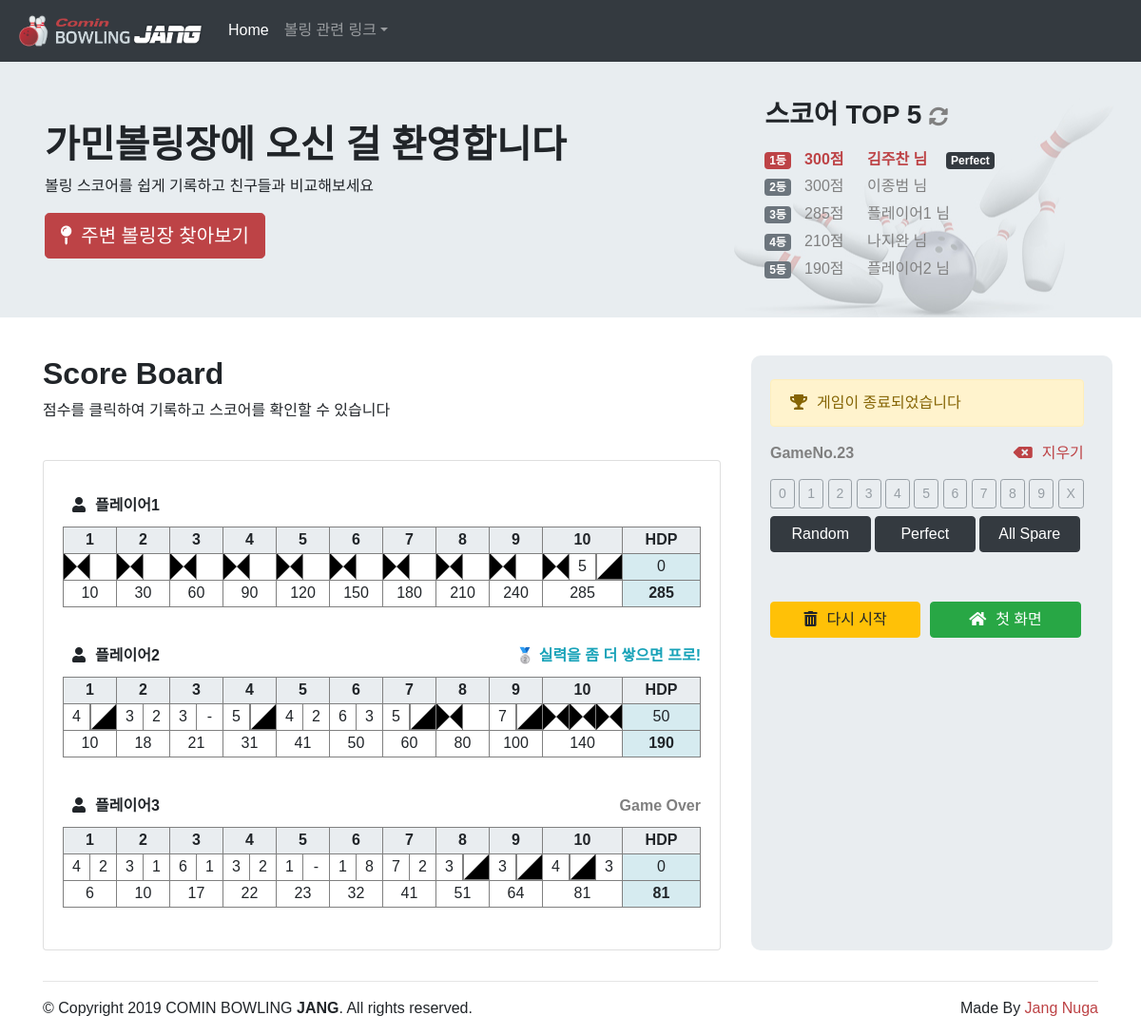
Page /play.php?gseq=23 on the committed database.
### tables this page shows
CREATE TABLE `NGJANG_SAVEDGAME` (
  `seq` int(11) NOT NULL,
  `gseq` int(11) DEFAULT NULL,
  `playerName` varchar(50) DEFAULT NULL,
  `ball_1_1` int(11) DEFAULT NULL,
  `ball_1_2` int(11) DEFAULT NULL,
  `ball_2_1` int(11) DEFAULT NULL,
  `ball_2_2` int(11) DEFAULT NULL,
  `ball_3_1` int(11) DEFAULT NULL,
  `ball_3_2` int(11) DEFAULT NULL,
  `ball_4_1` int(11) DEFAULT NULL,
  `ball_4_2` int(11) DEFAULT NULL,
  `ball_5_1` int(11) DEFAULT NULL,
  `ball_5_2` int(11) DEFAULT NULL,
  `ball_6_1` int(11) DEFAULT NULL,
  `ball_6_2` int(11) DEFAULT NULL,
  `ball_7_1` int(11) DEFAULT NULL,
  `ball_7_2` int(11) DEFAULT NULL,
  `ball_8_1` int(11) DEFAULT NULL,
  `ball_8_2` int(11) DEFAULT NULL,
  `ball_9_1` int(11) DEFAULT NULL,
  `ball_9_2` int(11) DEFAULT NULL,
  `ball_10_1` int(11) DEFAULT NULL,
  `ball_10_2` int(11) DEFAULT NULL,
  `ball_10_3` int(11) DEFAULT NULL,
  `score` int(11) DEFAULT NULL,
  `hdp` int(11) DEFAULT 0,
  `total` int(11) DEFAULT NULL,
  PRIMARY KEY (`seq`)
);

### pj/playing/setPlaying.php (called while the page is built, shortened)
<?php
    require "./pj/score/calcScore.php";
    $gseq = $_GET['gseq'];
    $sql = "select MIN(seq) as startSeq, MAX(seq) as endSeq from NGJANG_SAVEDGAME WHERE gseq=".$gseq;
    $result = mysqli_query($dbConn, $sql);
    $row = mysqli_fetch_array($result);
    $startSeq = $row['startSeq'];
    $sql = "SELECT S.*, M.* FROM NGJANG_SAVEDGAME AS S LEFT OUTER JOIN NGJANG_MASTER AS M ON S.gseq=M.seq
                WHERE S.gseq=".$gseq." ORDER BY S.seq ASC";
    $result = mysqli_query($dbConn, $sql);
    $row = mysqli_fetch_array($result);
    $userNumber = $row['userNumber'];
    list($pNum, $fNum, $bNum) = explode("_",$row['pinstatus']);
?>

### pj/playing/updateScore.php (called while the page is built, shortened)
<?php
    $s = new calcScore;
    $s->roll($row['ball_1_1']);
    if($row['ball_1_1'] != STRIKE_PIN) { $s->roll($row['ball_1_2']); }
    $s->roll($row['ball_2_1']);
    if($row['ball_2_1'] != STRIKE_PIN) { $s->roll($row['ball_2_2']); }
    $s->roll($row['ball_3_1']);
    if($row['ball_3_1'] != STRIKE_PIN) { $s->roll($row['ball_3_2']); }
    $s->roll($row['ball_4_1']);
    if($row['ball_4_1'] != STRIKE_PIN) { $s->roll($row['ball_4_2']); }
    $s->roll($row['ball_5_1']);
    if($row['ball_5_1'] != STRIKE_PIN) { $s->roll($row['ball_5_2']); }
    $s->roll($row['ball_6_1']);
    if($row['ball_6_1'] != STRIKE_PIN) { $s->roll($row['ball_6_2']); }
    $s->roll($row['ball_7_1']);
    if($row['ball_7_1'] != STRIKE_PIN) { $s->roll($row['ball_7_2']); }
    $s->roll($row['ball_8_1']);
    if($row['ball_8_1'] != STRIKE_PIN) { $s->roll($row['ball_8_2']); }
    $s->roll($row['ball_9_1']);
    if($row['ball_9_1'] != STRIKE_PIN) { $s->roll($row['ball_9_2']); }
    $s->roll($row['ball_10_1']);
    $s->roll($row['ball_10_2']);
    $s->roll($row['ball_10_3']);
    $frame10 = $s->score();
    $total = $frame10 + $row['hdp'];
?>

### pj/score/calcScore.php (called while the page is built, shortened)
<?php
 class calcScore {
    public $rolls = array();
    public function roll($pins) {
        $this->rolls[] = $pins;
    }
    public function score() {
        $score = 0;
        $ballNum = 0;
        for ($frame = 0; $frame < self::MAX_FRAME; $frame++) {
            if ($this->isStrike($ballNum)) {
                $score += self::MAX_PIN + $this->rolls[$ballNum + 1] + $this->rolls[$ballNum + 2];;
                $ballNum++;
            }
            else if ($this->isSpare($ballNum)) {
                $score += self::MAX_PIN + $this->rolls[$ballNum + 2];;
                $ballNum += 2;
            }
            else {
                $score += $this->rolls[$ballNum] + $this->rolls[$ballNum + 1];
                $ballNum += 2;
            }
        }
        return $score;
    }
     private function isStrike($ballNum) {
         return $this->rolls[$ballNum] == self::MAX_PIN;
     }
     private function isSpare($ballNum) {
         return $this->rolls[$ballNum] + $this->rolls[$ballNum+1] == self::MAX_PIN;
     }
}

### pj/playing/printTable.php (the view, shortened to what this page needs)
<table class="table-score" border="1" width="100%">
    <tbody>
    <tr>
        <?php for($i = 1; $i < MAX_FRAME; $i++) { ?>
            <th colspan="2"><?= $i ?></th>
        <?php } ?>
        <th colspan="3">10</th>
        <th colspan="2">HDP</th>
    </tr>
    <tr>
        <?php
        $tableFrameNum = 0;
        for ($tablePinNum = 1; $tablePinNum < 22; $tablePinNum++) {
            if ($tablePinNum % 2 == 1) {
                $tableFrameNum = intval($tablePinNum / 2) + 1;
                $tableBallNum = $tablePinNum % 2;
            }
            else {
                $tableFrameNum = intval($tablePinNum / 2);
                $tableBallNum = $tablePinNum % 2 + 2;
            }
            if ($tablePinNum != 21) {
                if ($tableBallNum == 1 && $row['ball_' . $tableFrameNum . '_' . $tableBallNum] == STRIKE_PIN)
                    echo "<td id = 'p" . $thisPlayerNum . "b" . $tableFrameNum . '_' . $tableBallNum . "' class = 'strike'></td>";
                else if ($tableFrameNum == 10 && $row['ball_' . $tableFrameNum . '_' . $tableBallNum] == STRIKE_PIN)
                    echo "<td id = 'p" . $thisPlayerNum . "b" . $tableFrameNum . '_' . $tableBallNum . "' class = 'strike'></td>";
                else if ($row['ball_' . $tableFrameNum . '_1'] != STRIKE_PIN && $tableBallNum == 2 && $row['ball_' . $tableFrameNum . '_1'] + $row['ball_' . $tableFrameNum . '_2'] == SPARE_PIN)
                    echo "<td id = 'p" . $thisPlayerNum . "b" . $tableFrameNum . '_' . $tableBallNum . "' class = 'spare'></td>";
                else if ($row['ball_' . $tableFrameNum . '_1'] != STRIKE_PIN && $row['ball_' . $tableFrameNum . '_' . $tableBallNum] == '0')
                    echo "<td id = 'p" . $thisPlayerNum . "b" . $tableFrameNum . '_' . $tableBallNum . "' class = 'reset'>-</td>";
                else if ($row['ball_' . $tableFrameNum . '_' . $tableBallNum] == NULL)
                    echo "<td id = 'p" . $thisPlayerNum . "b" . $tableFrameNum . '_' . $tableBallNum . "' class = 'reset'></td>";
                else
                    echo "<td id = 'p" . $thisPlayerNum . "b" . $tableFrameNum . '_' . $tableBallNum . "' class = 'reset'>" . $row['ball_' . $tableFrameNum . '_' . $tableBallNum] . "</td>";
            }
            else {
                if ($row['ball_10_3'] == STRIKE_PIN)
                    echo "<td id = 'p".$thisPlayerNum."b10_3' class = 'strike'></td>";
                else if($row['ball_10_2'] != 10 && $row['ball_10_1'] + $row['ball_10_2'] != 10 && $row['ball_10_2']+$row['ball_10_3'] == 10)
                    echo "<td id = 'p".$thisPlayerNum."b10_3' class = 'spare'></td>";
                else if($row['ball_10_1']+$row['ball_10_2'] > 10 && $row['ball_10_3'] == '0')
                    echo "<td id = 'p".$thisPlayerNum."b10_3' class = 'reset'>-</td>";
                else if($row['ball_10_3'] == NULL)
                    echo "<td id = 'p".$thisPlayerNum."b10_3' class = 'reset'></td>";
                else
                    echo"<td id = 'p".$thisPlayerNum."b10_3' class = 'reset'>".$row['ball_10_3']."</td>";
            }
        }
        ?>
        <td colspan="2" bgcolor="#D6EBF0"><div id="hdp"><?php echo $row['hdp']?></div></td>
    </tr>
    <tr>
        <?php for($i = 1; $i < MAX_FRAME; $i++) { ?>
            <td id="p<?=$thisPlayerNum?>f<?=$i?>" class="" colspan="2">
                    <span id="player0_<?=${"frame".$i}?>">
                        <?php if($pNum > $thisPlayerNum && $fNum == $i)
                            echo ${"frame".$i};
                        else if($fNum > $i)
                            echo ${"frame".$i};
                        else {};?>
                    </span>
            </td>
        <?php }?>
        <td id="p<?=$thisPlayerNum?>f10" colspan="3">
                <span id="player0_frame10">
                    <?php if($pNum > $thisPlayerNum && $fNum == 10)
                        echo $frame10;
                    else if($fNum > 10)
                        echo $frame10;
                    else {};?>
                </span>
        </td>
        <td colspan="2" bgcolor="#D6EBF0"><b>
                <span id="score">
                    <?php if($total > 300)
                    echo $total?>
                </span></b>
        </td>
    </tr>
    </tbody>
</table><br>

### pj/list/listRanking.php (shortened to what this page needs)
<?php
$sql = "SELECT S.score, S.hdp, S.total, S.playerName, M.seq FROM NGJANG_SAVEDGAME AS S LEFT OUTER JOIN NGJANG_MASTER AS M ON S.gseq=M.seq ORDER BY S.total DESC, S.hdp ASC, M.endDate DESC LIMIT 1";
$result = mysqli_query($dbConn, $sql);
$row = mysqli_fetch_array($result);
    $playerName = $row['playerName'];
    $score = $row['score'];
    $total = $row['total'];
    $gseq = $row['seq'];
    $url = "./play.php?gseq=".$gseq;
    $perfect = "";
    if($score == 300)
        $perfect = "<span class=\"badge badge-dark\" style='margin-left: 20px;'>Perfect</span>";
    $listRanking = "<li class=\"blinking\" style='list-style: none; line-height: 1.8em;'> <span class=\"badge badge-primary\" style='margin-right: 10px;'>1등</span>
    <a href='".$url."' style='text-decoration: none;'><b>"."$total"."점 <span style='margin-left: 20px;'data-toggle=\"tooltip\" data-placement=\"right\" data-original-title=\"GameNo.".$gseq."\">".$playerName." 님</b></span></a>".$perfect."</li>";
$sql = "SELECT S.score, S.hdp, S.total, S.playerName, M.seq FROM NGJANG_SAVEDGAME AS S LEFT OUTER JOIN NGJANG_MASTER AS M ON S.gseq=M.seq ORDER BY S.total DESC, S.hdp ASC, M.endDate DESC LIMIT 5";
$result = mysqli_query($dbConn, $sql);
$rank = 2;
    while ($row = mysqli_fetch_array($result)) {
        $playerName = $row['playerName'];
        $total = $row['total'];
        $gseq = $row['seq'];
        $url = "./play.php?gseq=".$gseq;
        $perfect = "";
        $listRanking = $listRanking."<li style='list-style: none; line-height: 1.8em;'><span class=\"badge badge-secondary\" style='margin-right: 10px;'>".$rank."등</span>
        <a href='".$url."' style ='color: gray; text-decoration: none;'>"."$total"."점 <span style='margin-left: 20px;'data-toggle=\"tooltip\" data-placement=\"right\" data-original-title=\"GameNo.".$gseq."\">".$playerName." 님</a>".$perfect."<br></li>";
        $rank++;
    }

### view/playing.php (shortened to what this page needs)
<?php
    require "./pj/playing/setPlaying.php"; ?>
<div class="container" style="margin-bottom: 2em;">
	<form id="syForm" name="syForm" method="post">
        <div class="row">
            <div class="col-md-8" style="padding-top: 40px; padding-right: 2em;">
                <h2><b>Score Board</b></h2>
                <p>점수를 클릭하여 기록하고 스코어를 확인할 수 있습니다</p><br>
                <article>
                    <div class="card" id="card">
                        <div class="card-body">
                            <?php
                                for($thisPlayerNum = 1; $thisPlayerNum <= $userNumber; $thisPlayerNum++){
                                    $thisPlayerSeq = $startSeq + $thisPlayerNum - 1;
                                    $sql = "SELECT S.*, M.* FROM NGJANG_SAVEDGAME AS S LEFT OUTER JOIN NGJANG_MASTER AS M ON S.gseq=M.seq
                                            WHERE S.seq=".$thisPlayerSeq." ORDER BY S.seq ASC";
                                    $result = mysqli_query($dbConn, $sql);
                                    $row = mysqli_fetch_array($result);
                            ?>
                            <?php require './pj/playing/updateScore.php'; ?>
                            <div style="display:flex; margin-top:15px; margin-bottom: 10px; padding-left: 10px">
                                <div style="flex:1; text-align: left;">
                                    <i class="fas fa-user" style="padding-right: 10px;"></i><b><span id="player0_name"><?php echo $row['playerName']?></span></b>
                                </div>
                                <div id="player<?=$thisPlayerNum?>Alert" style="flex:1; text-align: right;"></div>
                            </div>
                            <?php require "./pj/playing/printTable.php";?>
                            <?php  }?>
                        </div>
                    </div>
                </article>
            </div>
            <div class="col-md-4" id="scoreInput" style="position: relative">
                <div style = "position: fixed; ">
                    <div class="alert alert-info" id="alert1" role="alert" style="height: 50px"></div>
                    <div style="display: flex; margin-top: 5px; margin-bottom: 5px;">
                        <div style="flex: 1; text-align: left; color: gray;"><b>GameNo.<?= $row['gseq'] ?></b></span></div>
                        <div style="flex: 1; text-align: right; margin-bottom: 10px;"><a href="#" onclick="deleteBtn()" style="text-decoration: none;"><i class="fas fa-backspace" style="padding-right: 10px;"></i>지우기</a></div>
                    </div>
                    <div>
                        <?php for ($i = 0; $i < MAX_PIN; $i++){ ?>
                        <button class="btn btn-danger btn-sm" id="btn<?= $i?>" value="<?= $i?>" type="button" onclick="insertBtn(this.value)"><?=$i?></button>
                        <?php } ?>
                        <button class="btn btn-danger btn-sm" id="btn10" value="10" type="button" onclick="insertBtn(this.value)" data-toggle="tooltip" data-placement="right" data-original-title="스트라이크">X</button>
                    </div>
                    <div style="margin-top: 8px;">
                        <button class="btn btn-dark btn-group-sm" id="btnRandom" type="button" style="width: 32%" onclick="randomBtn()" data-toggle="tooltip" data-placement="bottom" data-original-title="랜덤으로 점수 생성">Random</button>
                        <button class="btn btn-dark btn-group-sm" id="btnPerfect" type="button" style="width: 32%" onclick="gameBtn(10)" data-toggle="tooltip" data-placement="bottom" data-original-title="모든 프레임 스트라이크">Perfect</button>
                        <button class="btn btn-dark btn-group-sm" id="btnAllSpare" type="button" style="width: 32%" onclick="gameBtn(5)" data-toggle="tooltip" data-placement="bottom" data-original-title="모든 프레임 스페어 처리">All Spare</button>
                    </div>
                    <br><br>
                    <div class="row" style="margin-left: 0px; margin-right: 0px">
                        <button class="btn btn-warning my-1" id="btnReset" type="button" style="width: 48%; margin-right: 5px;" onclick="resetBtn()" ><i class="fas fa-trash-alt" style="padding-right: 10px;"></i>다시 시작</button>
                        <button class="btn btn-success my-1" id="btnHome" type="button" style="width: 48%; margin-left: 5px;" onclick="homeBtn()" ><i class="fas fa-home" style="padding-right: 10px;"></i>첫 화면</button>
                    </div>
                </div>
            </div>
        </div>
	</form>
</div>

### css/style.css (style rules this page uses)
body { font-family: "Nanum Gothic", sans-serif; padding-top: 50px; padding-bottom: 20px; }
th { background-color : #E9EDF0; text-align: center; vertical-align: center; }
tr { height: 28px; vertical-align: center; }
td { width: 28px; text-align: center; }
a { color: black; text-decoration: none; }
.spare { background: url('../img/spare.png'); background-size: 100% 100%; }
.strike { background: url('../img/strike.png'); background-size: 100% 100%; }
.reset { background-color: white; }
.blinking { -webkit-animation:blink 1.5s ease-in-out infinite alternate; -moz-animation:blink 1.5s ease-in-out infinite alternate; animation:blink 1.5s ease-in-out infinite alternate; }
#scoreInput { margin-top:40px; padding-top: 25px; padding-bottom: 25px; padding-left: 20px; padding-right: 20px; background-color: #E9EDF0; border-radius: 10px 10px / 10px 10px; }

### rows in the picture
ngjang_savedgame: total "300", playerName "김주찬"
ngjang_savedgame: total "300", playerName "이종범"
ngjang_savedgame: total "285", playerName "플레이어1", ball_1_1 10 (drawn), ball_2_1 10 (drawn), ball_3_1 10 (drawn), ball_4_1 10 (drawn), ball_5_1 10 (drawn), ball_6_1 10 (drawn), ball_7_1 10 (drawn), ball_8_1 10 (drawn), ball_9_1 10 (drawn), ball_10_1 10 (drawn), ball_10_2 "5", hdp "0", i "10", i "30", i "60", i "90", i "120", i "150", i "180", i "210", i "240", frame10 "285", hdp "285"
ngjang_savedgame: total "210", playerName "나지완"
ngjang_savedgame: total "190", playerName "플레이어2", ball_1_1 "4", ball_2_1 "3", ball_2_2 "2", ball_3_1 "3", ball_4_1 "5", ball_5_1 "4", ball_5_2 "2", ball_6_1 "6", ball_6_2 "3", ball_7_1 "5", ball_8_1 10 (drawn), ball_9_1 "7", ball_10_1 10 (drawn), ball_10_2 10 (drawn), ball_10_3 10 (drawn), hdp "50", i "10", i "18", i "21", i "31", i "41", i "50", i "60", i "80", i "100", frame10 "140", hdp "190"
ngjang_savedgame: playerName "플레이어3", ball_1_1 "4", ball_1_2 "2", ball_2_1 "3", ball_2_2 "1", ball_3_1 "6", ball_3_2 "1", ball_4_1 "3", ball_4_2 "2", ball_5_1 "1", ball_6_1 "1", ball_6_2 "8", ball_7_1 "7", ball_7_2 "2", ball_8_1 "3", ball_9_1 "3", ball_10_1 "4", ball_10_3 "3", hdp "0", i "6", i "10", i "17", i "22", i "23", i "32", i "41", i "51", i "64", frame10 "81", hdp "81", gseq "23"
